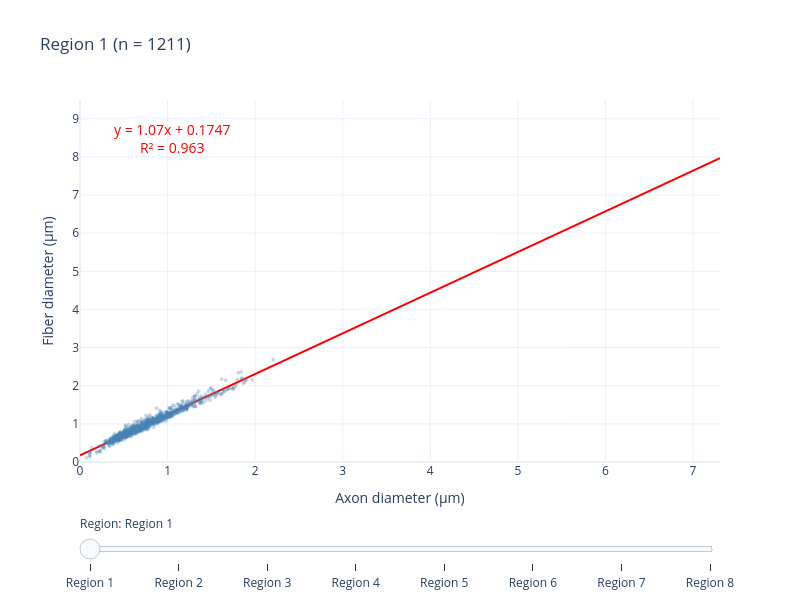

Notebook cell for this chart:
### Markdown cell above
## Axon diameter vs Fiber diameter

Use the slider to switch between CC regions.

### Code cell
samples_sorted = sorted(all_data.keys())
all_df = pd.concat(all_data.values())
x_max = all_df["axon_diam"].max() * 1.05
y_max = all_df["fiber_diam"].max() * 1.05

fig = go.Figure()

for i, sample in enumerate(samples_sorted):
    df = all_data[sample]
    x, y = df["axon_diam"].values, df["fiber_diam"].values
    visible = (i == 0)

    fig.add_trace(go.Scattergl(
        x=x, y=y, mode="markers",
        marker=dict(size=4, color="steelblue", opacity=0.3),
        showlegend=False, visible=visible,
        hovertemplate="Axon: %{x:.3f} \u03bcm<br>Fiber: %{y:.3f} \u03bcm<extra></extra>",
    ))

    slope, intercept, r_value, _, _ = scipy_stats.linregress(x, y)
    x_line = np.linspace(0, x_max, 100)
    fig.add_trace(go.Scatter(
        x=x_line, y=slope * x_line + intercept, mode="lines",
        line=dict(color="red", width=2), showlegend=False, visible=visible,
        hovertemplate=f"y = {slope:.2f}x + {intercept:.4f}<br>R\u00b2 = {r_value**2:.3f}<extra></extra>",
    ))

n_traces = len(samples_sorted) * 2
steps = []
for i, sample in enumerate(samples_sorted):
    df = all_data[sample]
    x, y = df["axon_diam"].values, df["fiber_diam"].values
    slope, intercept, r_value, _, _ = scipy_stats.linregress(x, y)

    vis = [False] * n_traces
    vis[i * 2] = True
    vis[i * 2 + 1] = True
    step = dict(
        method="update",
        args=[
            {"visible": vis},
            {"title": f"{REGION_LABELS[sample]} (n = {len(df)})",
             "annotations": [
                 dict(text=f"y = {slope:.2f}x + {intercept:.4f}<br>R\u00b2 = {r_value**2:.3f}",
                      xref="paper", yref="paper", x=0.05, y=0.95,
                      xanchor="left", yanchor="top", showarrow=False,
                      font=dict(size=14, color="red")),
             ]},
        ],
        label=REGION_LABELS[sample],
    )
    steps.append(step)

df0 = all_data[samples_sorted[0]]
s0, i0, r0, _, _ = scipy_stats.linregress(df0["axon_diam"].values, df0["fiber_diam"].values)

fig.update_layout(
    sliders=[dict(active=0, steps=steps, currentvalue=dict(prefix="Region: "), pad=dict(t=50))],
    title=f"{REGION_LABELS[samples_sorted[0]]} (n = {len(df0)})",
    xaxis_title="Axon diameter (\u03bcm)",
    yaxis_title="Fiber diameter (\u03bcm)",
    xaxis_range=[0, x_max], yaxis_range=[0, y_max],
    template=PLOT_TEMPLATE, height=600, width=800,
    annotations=[dict(text=f"y = {s0:.2f}x + {i0:.4f}<br>R\u00b2 = {r0**2:.3f}",
                      xref="paper", yref="paper", x=0.05, y=0.95,
                      xanchor="left", yanchor="top", showarrow=False,
                      font=dict(size=14, color="red"))],
)
fig.show()

### Figure 1 — Plotly figure (JSON) as saved in the notebook; plotly's stock layout.template omitted (floating-point values rounded to 4 significant figures; data arrays with more than 128 entries replaced by an {"elided": "..."} marker saying what was removed)
{"data": [{"hovertemplate": "Axon: %{x:.3f} μm<br>Fiber: %{y:.3f} μm<extra></extra>", "marker": {"color": "steelblue", "opacity": 0.3, "size": 4}, "mode": "markers", "showlegend": false, "type": "scattergl", "visible": true, "x": {"elided": "1211 float values"}, "y": {"elided": "1211 float values"}}, {"hovertemplate": "y = 1.07x + 0.1747<br>R² = 0.963<extra></extra>", "line": {"color": "red", "width": 2}, "mode": "lines", "showlegend": false, "type": "scatter", "visible": true, "x": [0.0, 0.07382, 0.1476, 0.2215, 0.2953, 0.3691, 0.4429, 0.5168, 0.5906, 0.6644, 0.7382, 0.8121, 0.8859, 0.9597, 1.034, 1.107, 1.181, 1.255, 1.329, 1.403, 1.476, 1.55, 1.624, 1.698, 1.772, 1.846, 1.919, 1.993, 2.067, 2.141, 2.215, 2.289, 2.362, 2.436, 2.51, 2.584, 2.658, 2.731, 2.805, 2.879, 2.953, 3.027, 3.101, 3.174, 3.248, 3.322, 3.396, 3.47, 3.544, 3.617, 3.691, 3.765, 3.839, 3.913, 3.987, 4.06, 4.134, 4.208, 4.282, 4.356, 4.429, 4.503, 4.577, 4.651, 4.725, 4.799, 4.872, 4.946, 5.02, 5.094, 5.168, 5.242, 5.315, 5.389, 5.463, 5.537, 5.611, 5.684, 5.758, 5.832, 5.906, 5.98, 6.054, 6.127, 6.201, 6.275, 6.349, 6.423, 6.497, 6.57, 6.644, 6.718, 6.792, 6.866, 6.939, 7.013, 7.087, 7.161, 7.235, 7.309], "y": [0.1747, 0.2534, 0.3322, 0.4109, 0.4896, 0.5684, 0.6471, 0.7258, 0.8046, 0.8833, 0.962, 1.041, 1.12, 1.198, 1.277, 1.356, 1.434, 1.513, 1.592, 1.671, 1.749, 1.828, 1.907, 1.986, 2.064, 2.143, 2.222, 2.301, 2.379, 2.458, 2.537, 2.615, 2.694, 2.773, 2.852, 2.93, 3.009, 3.088, 3.167, 3.245, 3.324, 3.403, 3.482, 3.56, 3.639, 3.718, 3.796, 3.875, 3.954, 4.033, 4.111, 4.19, 4.269, 4.348, 4.426, 4.505, 4.584, 4.663, 4.741, 4.82, 4.899, 4.978, 5.056, 5.135, 5.214, 5.292, 5.371, 5.45, 5.529, 5.607, 5.686, 5.765, 5.844, 5.922, 6.001, 6.08, 6.159, 6.237, 6.316, 6.395, 6.473, 6.552, 6.631, 6.71, 6.788, 6.867, 6.946, 7.025, 7.103, 7.182, 7.261, 7.34, 7.418, 7.497, 7.576, 7.654, 7.733, 7.812, 7.891, 7.969]}, {"hovertemplate": "Axon: %{x:.3f} μm<br>Fiber: %{y:.3f} μm<extra></extra>", "marker": {"color": "steelblue", "opacity": 0.3, "size": 4}, "mode": "markers", "showlegend": false, "type": "scattergl", "visible": false, "x": {"elided": "888 float values"}, "y": {"elided": "888 float values"}}, {"hovertemplate": "y = 1.09x + 0.1569<br>R² = 0.966<extra></extra>", "line": {"color": "red", "width": 2}, "mode": "lines", "showlegend": false, "type": "scatter", "visible": false, "x": [0.0, 0.07382, 0.1476, 0.2215, 0.2953, 0.3691, 0.4429, 0.5168, 0.5906, 0.6644, 0.7382, 0.8121, 0.8859, 0.9597, 1.034, 1.107, 1.181, 1.255, 1.329, 1.403, 1.476, 1.55, 1.624, 1.698, 1.772, 1.846, 1.919, 1.993, 2.067, 2.141, 2.215, 2.289, 2.362, 2.436, 2.51, 2.584, 2.658, 2.731, 2.805, 2.879, 2.953, 3.027, 3.101, 3.174, 3.248, 3.322, 3.396, 3.47, 3.544, 3.617, 3.691, 3.765, 3.839, 3.913, 3.987, 4.06, 4.134, 4.208, 4.282, 4.356, 4.429, 4.503, 4.577, 4.651, 4.725, 4.799, 4.872, 4.946, 5.02, 5.094, 5.168, 5.242, 5.315, 5.389, 5.463, 5.537, 5.611, 5.684, 5.758, 5.832, 5.906, 5.98, 6.054, 6.127, 6.201, 6.275, 6.349, 6.423, 6.497, 6.57, 6.644, 6.718, 6.792, 6.866, 6.939, 7.013, 7.087, 7.161, 7.235, 7.309], "y": [0.1569, 0.2374, 0.3179, 0.3985, 0.479, 0.5595, 0.64, 0.7206, 0.8011, 0.8816, 0.9621, 1.043, 1.123, 1.204, 1.284, 1.365, 1.445, 1.526, 1.606, 1.687, 1.767, 1.848, 1.928, 2.009, 2.089, 2.17, 2.251, 2.331, 2.412, 2.492, 2.573, 2.653, 2.734, 2.814, 2.895, 2.975, 3.056, 3.136, 3.217, 3.297, 3.378, 3.458, 3.539, 3.619, 3.7, 3.78, 3.861, 3.942, 4.022, 4.103, 4.183, 4.264, 4.344, 4.425, 4.505, 4.586, 4.666, 4.747, 4.827, 4.908, 4.988, 5.069, 5.149, 5.23, 5.31, 5.391, 5.471, 5.552, 5.633, 5.713, 5.794, 5.874, 5.955, 6.035, 6.116, 6.196, 6.277, 6.357, 6.438, 6.518, 6.599, 6.679, 6.76, 6.84, 6.921, 7.001, 7.082, 7.162, 7.243, 7.324, 7.404, 7.485, 7.565, 7.646, 7.726, 7.807, 7.887, 7.968, 8.048, 8.129]}, {"hovertemplate": "Axon: %{x:.3f} μm<br>Fiber: %{y:.3f} μm<extra></extra>", "marker": {"color": "steelblue", "opacity": 0.3, "size": 4}, "mode": "markers", "showlegend": false, "type": "scattergl", "visible": false, "x": {"elided": "536 float values"}, "y": {"elided": "536 float values"}}, {"hovertemplate": "y = 1.17x + 0.1027<br>R² = 0.978<extra></extra>", "line": {"color": "red", "width": 2}, "mode": "lines", "showlegend": false, "type": "scatter", "visible": false, "x": [0.0, 0.07382, 0.1476, 0.2215, 0.2953, 0.3691, 0.4429, 0.5168, 0.5906, 0.6644, 0.7382, 0.8121, 0.8859, 0.9597, 1.034, 1.107, 1.181, 1.255, 1.329, 1.403, 1.476, 1.55, 1.624, 1.698, 1.772, 1.846, 1.919, 1.993, 2.067, 2.141, 2.215, 2.289, 2.362, 2.436, 2.51, 2.584, 2.658, 2.731, 2.805, 2.879, 2.953, 3.027, 3.101, 3.174, 3.248, 3.322, 3.396, 3.47, 3.544, 3.617, 3.691, 3.765, 3.839, 3.913, 3.987, 4.06, 4.134, 4.208, 4.282, 4.356, 4.429, 4.503, 4.577, 4.651, 4.725, 4.799, 4.872, 4.946, 5.02, 5.094, 5.168, 5.242, 5.315, 5.389, 5.463, 5.537, 5.611, 5.684, 5.758, 5.832, 5.906, 5.98, 6.054, 6.127, 6.201, 6.275, 6.349, 6.423, 6.497, 6.57, 6.644, 6.718, 6.792, 6.866, 6.939, 7.013, 7.087, 7.161, 7.235, 7.309], "y": [0.1027, 0.1888, 0.2749, 0.361, 0.4471, 0.5332, 0.6193, 0.7055, 0.7916, 0.8777, 0.9638, 1.05, 1.136, 1.222, 1.308, 1.394, 1.48, 1.567, 1.653, 1.739, 1.825, 1.911, 1.997, 2.083, 2.169, 2.256, 2.342, 2.428, 2.514, 2.6, 2.686, 2.772, 2.858, 2.944, 3.031, 3.117, 3.203, 3.289, 3.375, 3.461, 3.547, 3.633, 3.719, 3.806, 3.892, 3.978, 4.064, 4.15, 4.236, 4.322, 4.408, 4.495, 4.581, 4.667, 4.753, 4.839, 4.925, 5.011, 5.097, 5.183, 5.27, 5.356, 5.442, 5.528, 5.614, 5.7, 5.786, 5.872, 5.958, 6.045, 6.131, 6.217, 6.303, 6.389, 6.475, 6.561, 6.647, 6.733, 6.82, 6.906, 6.992, 7.078, 7.164, 7.25, 7.336, 7.422, 7.509, 7.595, 7.681, 7.767, 7.853, 7.939, 8.025, 8.111, 8.197, 8.284, 8.37, 8.456, 8.542, 8.628]}, {"hovertemplate": "Axon: %{x:.3f} μm<br>Fiber: %{y:.3f} μm<extra></extra>", "marker": {"color": "steelblue", "opacity": 0.3, "size": 4}, "mode": "markers", "showlegend": false, "type": "scattergl", "visible": false, "x": {"elided": "291 float values"}, "y": {"elided": "291 float values"}}, {"hovertemplate": "y = nanx + nan<br>R² = nan<extra></extra>", "line": {"color": "red", "width": 2}, "mode": "lines", "showlegend": false, "type": "scatter", "visible": false, "x": [0.0, 0.07382, 0.1476, 0.2215, 0.2953, 0.3691, 0.4429, 0.5168, 0.5906, 0.6644, 0.7382, 0.8121, 0.8859, 0.9597, 1.034, 1.107, 1.181, 1.255, 1.329, 1.403, 1.476, 1.55, 1.624, 1.698, 1.772, 1.846, 1.919, 1.993, 2.067, 2.141, 2.215, 2.289, 2.362, 2.436, 2.51, 2.584, 2.658, 2.731, 2.805, 2.879, 2.953, 3.027, 3.101, 3.174, 3.248, 3.322, 3.396, 3.47, 3.544, 3.617, 3.691, 3.765, 3.839, 3.913, 3.987, 4.06, 4.134, 4.208, 4.282, 4.356, 4.429, 4.503, 4.577, 4.651, 4.725, 4.799, 4.872, 4.946, 5.02, 5.094, 5.168, 5.242, 5.315, 5.389, 5.463, 5.537, 5.611, 5.684, 5.758, 5.832, 5.906, 5.98, 6.054, 6.127, 6.201, 6.275, 6.349, 6.423, 6.497, 6.57, 6.644, 6.718, 6.792, 6.866, 6.939, 7.013, 7.087, 7.161, 7.235, 7.309], "y": [NaN, NaN, NaN, NaN, NaN, NaN, NaN, NaN, NaN, NaN, NaN, NaN, NaN, NaN, NaN, NaN, NaN, NaN, NaN, NaN, NaN, NaN, NaN, NaN, NaN, NaN, NaN, NaN, NaN, NaN, NaN, NaN, NaN, NaN, NaN, NaN, NaN, NaN, NaN, NaN, NaN, NaN, NaN, NaN, NaN, NaN, NaN, NaN, NaN, NaN, NaN, NaN, NaN, NaN, NaN, NaN, NaN, NaN, NaN, NaN, NaN, NaN, NaN, NaN, NaN, NaN, NaN, NaN, NaN, NaN, NaN, NaN, NaN, NaN, NaN, NaN, NaN, NaN, NaN, NaN, NaN, NaN, NaN, NaN, NaN, NaN, NaN, NaN, NaN, NaN, NaN, NaN, NaN, NaN, NaN, NaN, NaN, NaN, NaN, NaN]}, {"hovertemplate": "Axon: %{x:.3f} μm<br>Fiber: %{y:.3f} μm<extra></extra>", "marker": {"color": "steelblue", "opacity": 0.3, "size": 4}, "mode": "markers", "showlegend": false, "type": "scattergl", "visible": false, "x": {"elided": "504 float values"}, "y": {"elided": "504 float values"}}, {"hovertemplate": "y = 1.12x + 0.1838<br>R² = 0.976<extra></extra>", "line": {"color": "red", "width": 2}, "mode": "lines", "showlegend": false, "type": "scatter", "visible": false, "x": [0.0, 0.07382, 0.1476, 0.2215, 0.2953, 0.3691, 0.4429, 0.5168, 0.5906, 0.6644, 0.7382, 0.8121, 0.8859, 0.9597, 1.034, 1.107, 1.181, 1.255, 1.329, 1.403, 1.476, 1.55, 1.624, 1.698, 1.772, 1.846, 1.919, 1.993, 2.067, 2.141, 2.215, 2.289, 2.362, 2.436, 2.51, 2.584, 2.658, 2.731, 2.805, 2.879, 2.953, 3.027, 3.101, 3.174, 3.248, 3.322, 3.396, 3.47, 3.544, 3.617, 3.691, 3.765, 3.839, 3.913, 3.987, 4.06, 4.134, 4.208, 4.282, 4.356, 4.429, 4.503, 4.577, 4.651, 4.725, 4.799, 4.872, 4.946, 5.02, 5.094, 5.168, 5.242, 5.315, 5.389, 5.463, 5.537, 5.611, 5.684, 5.758, 5.832, 5.906, 5.98, 6.054, 6.127, 6.201, 6.275, 6.349, 6.423, 6.497, 6.57, 6.644, 6.718, 6.792, 6.866, 6.939, 7.013, 7.087, 7.161, 7.235, 7.309], "y": [0.1838, 0.2663, 0.3487, 0.4312, 0.5137, 0.5961, 0.6786, 0.7611, 0.8435, 0.926, 1.008, 1.091, 1.173, 1.256, 1.338, 1.421, 1.503, 1.586, 1.668, 1.751, 1.833, 1.916, 1.998, 2.081, 2.163, 2.245, 2.328, 2.41, 2.493, 2.575, 2.658, 2.74, 2.823, 2.905, 2.988, 3.07, 3.153, 3.235, 3.318, 3.4, 3.482, 3.565, 3.647, 3.73, 3.812, 3.895, 3.977, 4.06, 4.142, 4.225, 4.307, 4.39, 4.472, 4.555, 4.637, 4.72, 4.802, 4.884, 4.967, 5.049, 5.132, 5.214, 5.297, 5.379, 5.462, 5.544, 5.627, 5.709, 5.792, 5.874, 5.957, 6.039, 6.121, 6.204, 6.286, 6.369, 6.451, 6.534, 6.616, 6.699, 6.781, 6.864, 6.946, 7.029, 7.111, 7.194, 7.276, 7.358, 7.441, 7.523, 7.606, 7.688, 7.771, 7.853, 7.936, 8.018, 8.101, 8.183, 8.266, 8.348]}, {"hovertemplate": "Axon: %{x:.3f} μm<br>Fiber: %{y:.3f} μm<extra></extra>", "marker": {"color": "steelblue", "opacity": 0.3, "size": 4}, "mode": "markers", "showlegend": false, "type": "scattergl", "visible": false, "x": {"elided": "646 float values"}, "y": {"elided": "646 float values"}}, {"hovertemplate": "y = 1.16x + 0.2125<br>R² = 0.964<extra></extra>", "line": {"color": "red", "width": 2}, "mode": "lines", "showlegend": false, "type": "scatter", "visible": false, "x": [0.0, 0.07382, 0.1476, 0.2215, 0.2953, 0.3691, 0.4429, 0.5168, 0.5906, 0.6644, 0.7382, 0.8121, 0.8859, 0.9597, 1.034, 1.107, 1.181, 1.255, 1.329, 1.403, 1.476, 1.55, 1.624, 1.698, 1.772, 1.846, 1.919, 1.993, 2.067, 2.141, 2.215, 2.289, 2.362, 2.436, 2.51, 2.584, 2.658, 2.731, 2.805, 2.879, 2.953, 3.027, 3.101, 3.174, 3.248, 3.322, 3.396, 3.47, 3.544, 3.617, 3.691, 3.765, 3.839, 3.913, 3.987, 4.06, 4.134, 4.208, 4.282, 4.356, 4.429, 4.503, 4.577, 4.651, 4.725, 4.799, 4.872, 4.946, 5.02, 5.094, 5.168, 5.242, 5.315, 5.389, 5.463, 5.537, 5.611, 5.684, 5.758, 5.832, 5.906, 5.98, 6.054, 6.127, 6.201, 6.275, 6.349, 6.423, 6.497, 6.57, 6.644, 6.718, 6.792, 6.866, 6.939, 7.013, 7.087, 7.161, 7.235, 7.309], "y": [0.2125, 0.2979, 0.3832, 0.4686, 0.5539, 0.6393, 0.7247, 0.81, 0.8954, 0.9807, 1.066, 1.151, 1.237, 1.322, 1.408, 1.493, 1.578, 1.664, 1.749, 1.834, 1.92, 2.005, 2.09, 2.176, 2.261, 2.347, 2.432, 2.517, 2.603, 2.688, 2.773, 2.859, 2.944, 3.029, 3.115, 3.2, 3.286, 3.371, 3.456, 3.542, 3.627, 3.712, 3.798, 3.883, 3.968, 4.054, 4.139, 4.225, 4.31, 4.395, 4.481, 4.566, 4.651, 4.737, 4.822, 4.907, 4.993, 5.078, 5.163, 5.249, 5.334, 5.42, 5.505, 5.59, 5.676, 5.761, 5.846, 5.932, 6.017, 6.102, 6.188, 6.273, 6.359, 6.444, 6.529, 6.615, 6.7, 6.785, 6.871, 6.956, 7.041, 7.127, 7.212, 7.298, 7.383, 7.468, 7.554, 7.639, 7.724, 7.81, 7.895, 7.98, 8.066, 8.151, 8.237, 8.322, 8.407, 8.493, 8.578, 8.663]}, {"hovertemplate": "Axon: %{x:.3f} μm<br>Fiber: %{y:.3f} μm<extra></extra>", "marker": {"color": "steelblue", "opacity": 0.3, "size": 4}, "mode": "markers", "showlegend": false, "type": "scattergl", "visible": false, "x": {"elided": "760 float values"}, "y": {"elided": "760 float values"}}, {"hovertemplate": "y = 1.13x + 0.1934<br>R² = 0.967<extra></extra>", "line": {"color": "red", "width": 2}, "mode": "lines", "showlegend": false, "type": "scatter", "visible": false, "x": [0.0, 0.07382, 0.1476, 0.2215, 0.2953, 0.3691, 0.4429, 0.5168, 0.5906, 0.6644, 0.7382, 0.8121, 0.8859, 0.9597, 1.034, 1.107, 1.181, 1.255, 1.329, 1.403, 1.476, 1.55, 1.624, 1.698, 1.772, 1.846, 1.919, 1.993, 2.067, 2.141, 2.215, 2.289, 2.362, 2.436, 2.51, 2.584, 2.658, 2.731, 2.805, 2.879, 2.953, 3.027, 3.101, 3.174, 3.248, 3.322, 3.396, 3.47, 3.544, 3.617, 3.691, 3.765, 3.839, 3.913, 3.987, 4.06, 4.134, 4.208, 4.282, 4.356, 4.429, 4.503, 4.577, 4.651, 4.725, 4.799, 4.872, 4.946, 5.02, 5.094, 5.168, 5.242, 5.315, 5.389, 5.463, 5.537, 5.611, 5.684, 5.758, 5.832, 5.906, 5.98, 6.054, 6.127, 6.201, 6.275, 6.349, 6.423, 6.497, 6.57, 6.644, 6.718, 6.792, 6.866, 6.939, 7.013, 7.087, 7.161, 7.235, 7.309], "y": [0.1934, 0.2768, 0.3602, 0.4436, 0.527, 0.6104, 0.6938, 0.7772, 0.8606, 0.9441, 1.027, 1.111, 1.194, 1.278, 1.361, 1.445, 1.528, 1.611, 1.695, 1.778, 1.862, 1.945, 2.028, 2.112, 2.195, 2.279, 2.362, 2.445, 2.529, 2.612, 2.696, 2.779, 2.862, 2.946, 3.029, 3.113, 3.196, 3.28, 3.363, 3.446, 3.53, 3.613, 3.697, 3.78, 3.863, 3.947, 4.03, 4.114, 4.197, 4.28, 4.364, 4.447, 4.531, 4.614, 4.697, 4.781, 4.864, 4.948, 5.031, 5.115, 5.198, 5.281, 5.365, 5.448, 5.532, 5.615, 5.698, 5.782, 5.865, 5.949, 6.032, 6.115, 6.199, 6.282, 6.366, 6.449, 6.532, 6.616, 6.699, 6.783, 6.866, 6.949, 7.033, 7.116, 7.2, 7.283, 7.367, 7.45, 7.533, 7.617, 7.7, 7.784, 7.867, 7.95, 8.034, 8.117, 8.201, 8.284, 8.367, 8.451]}, {"hovertemplate": "Axon: %{x:.3f} μm<br>Fiber: %{y:.3f} μm<extra></extra>", "marker": {"color": "steelblue", "opacity": 0.3, "size": 4}, "mode": "markers", "showlegend": false, "type": "scattergl", "visible": false, "x": {"elided": "371 float values"}, "y": {"elided": "371 float values"}}, {"hovertemplate": "y = 1.09x + 0.1819<br>R² = 0.967<extra></extra>", "line": {"color": "red", "width": 2}, "mode": "lines", "showlegend": false, "type": "scatter", "visible": false, "x": [0.0, 0.07382, 0.1476, 0.2215, 0.2953, 0.3691, 0.4429, 0.5168, 0.5906, 0.6644, 0.7382, 0.8121, 0.8859, 0.9597, 1.034, 1.107, 1.181, 1.255, 1.329, 1.403, 1.476, 1.55, 1.624, 1.698, 1.772, 1.846, 1.919, 1.993, 2.067, 2.141, 2.215, 2.289, 2.362, 2.436, 2.51, 2.584, 2.658, 2.731, 2.805, 2.879, 2.953, 3.027, 3.101, 3.174, 3.248, 3.322, 3.396, 3.47, 3.544, 3.617, 3.691, 3.765, 3.839, 3.913, 3.987, 4.06, 4.134, 4.208, 4.282, 4.356, 4.429, 4.503, 4.577, 4.651, 4.725, 4.799, 4.872, 4.946, 5.02, 5.094, 5.168, 5.242, 5.315, 5.389, 5.463, 5.537, 5.611, 5.684, 5.758, 5.832, 5.906, 5.98, 6.054, 6.127, 6.201, 6.275, 6.349, 6.423, 6.497, 6.57, 6.644, 6.718, 6.792, 6.866, 6.939, 7.013, 7.087, 7.161, 7.235, 7.309], "y": [0.1819, 0.2623, 0.3427, 0.4231, 0.5034, 0.5838, 0.6642, 0.7445, 0.8249, 0.9053, 0.9857, 1.066, 1.146, 1.227, 1.307, 1.388, 1.468, 1.548, 1.629, 1.709, 1.789, 1.87, 1.95, 2.031, 2.111, 2.191, 2.272, 2.352, 2.432, 2.513, 2.593, 2.674, 2.754, 2.834, 2.915, 2.995, 3.075, 3.156, 3.236, 3.317, 3.397, 3.477, 3.558, 3.638, 3.718, 3.799, 3.879, 3.959, 4.04, 4.12, 4.201, 4.281, 4.361, 4.442, 4.522, 4.602, 4.683, 4.763, 4.844, 4.924, 5.004, 5.085, 5.165, 5.245, 5.326, 5.406, 5.487, 5.567, 5.647, 5.728, 5.808, 5.888, 5.969, 6.049, 6.13, 6.21, 6.29, 6.371, 6.451, 6.531, 6.612, 6.692, 6.773, 6.853, 6.933, 7.014, 7.094, 7.174, 7.255, 7.335, 7.416, 7.496, 7.576, 7.657, 7.737, 7.817, 7.898, 7.978, 8.059, 8.139]}], "layout": {"annotations": [{"font": {"color": "red", "size": 14}, "showarrow": false, "text": "y = 1.07x + 0.1747<br>R² = 0.963", "x": 0.05, "xanchor": "left", "xref": "paper", "y": 0.95, "yanchor": "top", "yref": "paper"}], "height": 600, "sliders": [{"active": 0, "currentvalue": {"prefix": "Region: "}, "pad": {"t": 50}, "steps": [{"args": [{"visible": [true, true, false, false, false, false, false, false, false, false, false, false, false, false, false, false]}, {"annotations": [{"font": {"color": "red", "size": 14}, "showarrow": false, "text": "y = 1.07x + 0.1747<br>R² = 0.963", "x": 0.05, "xanchor": "left", "xref": "paper", "y": 0.95, "yanchor": "top", "yref": "paper"}], "title": "Region 1 (n = 1211)"}], "label": "Region 1", "method": "update"}, {"args": [{"visible": [false, false, true, true, false, false, false, false, false, false, false, false, false, false, false, false]}, {"annotations": [{"font": {"color": "red", "size": 14}, "showarrow": false, "text": "y = 1.09x + 0.1569<br>R² = 0.966", "x": 0.05, "xanchor": "left", "xref": "paper", "y": 0.95, "yanchor": "top", "yref": "paper"}], "title": "Region 2 (n = 888)"}], "label": "Region 2", "method": "update"}, {"args": [{"visible": [false, false, false, false, true, true, false, false, false, false, false, false, false, false, false, false]}, {"annotations": [{"font": {"color": "red", "size": 14}, "showarrow": false, "text": "y = 1.17x + 0.1027<br>R² = 0.978", "x": 0.05, "xanchor": "left", "xref": "paper", "y": 0.95, "yanchor": "top", "yref": "paper"}], "title": "Region 3 (n = 536)"}], "label": "Region 3", "method": "update"}, {"args": [{"visible": [false, false, false, false, false, false, true, true, false, false, false, false, false, false, false, false]}, {"annotations": [{"font": {"color": "red", "size": 14}, "showarrow": false, "text": "y = nanx + nan<br>R² = nan", "x": 0.05, "xanchor": "left", "xref": "paper", "y": 0.95, "yanchor": "top", "yref": "paper"}], "title": "Region 4 (n = 291)"}], "label": "Region 4", "method": "update"}, {"args": [{"visible": [false, false, false, false, false, false, false, false, true, true, false, false, false, false, false, false]}, {"annotations": [{"font": {"color": "red", "size": 14}, "showarrow": false, "text": "y = 1.12x + 0.1838<br>R² = 0.976", "x": 0.05, "xanchor": "left", "xref": "paper", "y": 0.95, "yanchor": "top", "yref": "paper"}], "title": "Region 5 (n = 504)"}], "label": "Region 5", "method": "update"}, {"args": [{"visible": [false, false, false, false, false, false, false, false, false, false, true, true, false, false, false, false]}, {"annotations": [{"font": {"color": "red", "size": 14}, "showarrow": false, "text": "y = 1.16x + 0.2125<br>R² = 0.964", "x": 0.05, "xanchor": "left", "xref": "paper", "y": 0.95, "yanchor": "top", "yref": "paper"}], "title": "Region 6 (n = 646)"}], "label": "Region 6", "method": "update"}, {"args": [{"visible": [false, false, false, false, false, false, false, false, false, false, false, false, true, true, false, false]}, {"annotations": [{"font": {"color": "red", "size": 14}, "showarrow": false, "text": "y = 1.13x + 0.1934<br>R² = 0.967", "x": 0.05, "xanchor": "left", "xref": "paper", "y": 0.95, "yanchor": "top", "yref": "paper"}], "title": "Region 7 (n = 760)"}], "label": "Region 7", "method": "update"}, {"args": [{"visible": [false, false, false, false, false, false, false, false, false, false, false, false, false, false, true, true]}, {"annotations": [{"font": {"color": "red", "size": 14}, "showarrow": false, "text": "y = 1.09x + 0.1819<br>R² = 0.967", "x": 0.05, "xanchor": "left", "xref": "paper", "y": 0.95, "yanchor": "top", "yref": "paper"}], "title": "Region 8 (n = 371)"}], "label": "Region 8", "method": "update"}]}], "title": {"text": "Region 1 (n = 1211)"}, "width": 800, "xaxis": {"range": [0, 7.309], "title": {"text": "Axon diameter (μm)"}}, "yaxis": {"range": [0, 9.492], "title": {"text": "Fiber diameter (μm)"}}}}
